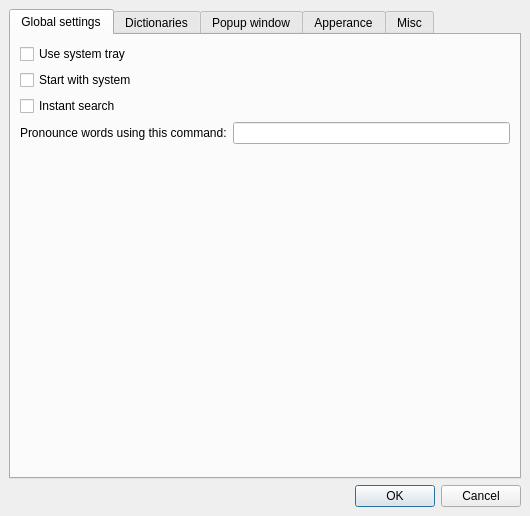
<?xml version="1.0" encoding="UTF-8"?>
<ui version="4.0">
 <class>QStarDict::SettingsDialog</class>
 <widget class="QDialog" name="QStarDict::SettingsDialog">
  <property name="geometry">
   <rect>
    <x>0</x>
    <y>0</y>
    <width>530</width>
    <height>516</height>
   </rect>
  </property>
  <property name="windowTitle">
   <string>QStarDict Settings</string>
  </property>
  <property name="toolTip">
   <string/>
  </property>
  <layout class="QGridLayout">
   <property name="leftMargin">
    <number>9</number>
   </property>
   <property name="topMargin">
    <number>9</number>
   </property>
   <property name="rightMargin">
    <number>9</number>
   </property>
   <property name="bottomMargin">
    <number>9</number>
   </property>
   <property name="spacing">
    <number>6</number>
   </property>
   <item row="1" column="0">
    <widget class="QDialogButtonBox" name="buttonBox">
     <property name="orientation">
      <enum>Qt::Horizontal</enum>
     </property>
     <property name="standardButtons">
      <set>QDialogButtonBox::Cancel|QDialogButtonBox::Ok</set>
     </property>
     <property name="centerButtons">
      <bool>false</bool>
     </property>
    </widget>
   </item>
   <item row="0" column="0">
    <widget class="QTabWidget" name="tabWidget">
     <property name="currentIndex">
      <number>0</number>
     </property>
     <widget class="QWidget" name="tabGlobalSettings">
      <attribute name="title">
       <string>Global settings</string>
      </attribute>
      <layout class="QVBoxLayout">
       <item>
        <widget class="QCheckBox" name="systemTrayBox">
         <property name="text">
          <string>Use system tray</string>
         </property>
        </widget>
       </item>
       <item>
        <widget class="QCheckBox" name="autostartBox">
         <property name="text">
          <string>Start with system</string>
         </property>
        </widget>
       </item>
       <item>
        <widget class="QCheckBox" name="instantSearchBox">
         <property name="text">
          <string>Instant search</string>
         </property>
        </widget>
       </item>
       <item>
        <layout class="QHBoxLayout">
         <property name="spacing">
          <number>6</number>
         </property>
         <property name="leftMargin">
          <number>0</number>
         </property>
         <property name="topMargin">
          <number>0</number>
         </property>
         <property name="rightMargin">
          <number>0</number>
         </property>
         <property name="bottomMargin">
          <number>0</number>
         </property>
         <item>
          <widget class="QLabel" name="label_7">
           <property name="text">
            <string>Pronounce words using this command:</string>
           </property>
          </widget>
         </item>
         <item>
          <widget class="QLineEdit" name="speechCmdEdit">
           <property name="toolTip">
            <string>Enter cmd for the speaching program.&lt;br&gt;If cmd contains &quot;%s&quot; it will be replaced to word, else word will be writen to stdin of speech process.</string>
           </property>
          </widget>
         </item>
        </layout>
       </item>
       <item>
        <spacer>
         <property name="orientation">
          <enum>Qt::Vertical</enum>
         </property>
         <property name="sizeHint" stdset="0">
          <size>
           <width>426</width>
           <height>318</height>
          </size>
         </property>
        </spacer>
       </item>
      </layout>
     </widget>
     <widget class="QWidget" name="tabDictionaries">
      <attribute name="title">
       <string>Dictionaries</string>
      </attribute>
      <layout class="QVBoxLayout">
       <item>
        <widget class="QGroupBox" name="groupBox_3">
         <property name="title">
          <string>Dictionaries</string>
         </property>
         <layout class="QVBoxLayout">
          <item>
           <widget class="QTableView" name="dictsTableView">
            <property name="editTriggers">
             <set>QAbstractItemView::NoEditTriggers</set>
            </property>
            <property name="selectionMode">
             <enum>QAbstractItemView::SingleSelection</enum>
            </property>
            <property name="selectionBehavior">
             <enum>QAbstractItemView::SelectRows</enum>
            </property>
            <property name="showGrid">
             <bool>false</bool>
            </property>
           </widget>
          </item>
          <item>
           <layout class="QHBoxLayout">
            <item>
             <widget class="QToolButton" name="dictsMoveUpButton">
              <property name="toolTip">
               <string>Move up</string>
              </property>
              <property name="text">
               <string>Up</string>
              </property>
              <property name="icon">
               <iconset resource="pixmaps/pixmaps.qrc">
                <normaloff>:/icons/arrow-up.png</normaloff>:/icons/arrow-up.png</iconset>
              </property>
             </widget>
            </item>
            <item>
             <widget class="QToolButton" name="dictsMoveDownButton">
              <property name="toolTip">
               <string>Move down</string>
              </property>
              <property name="text">
               <string>Down</string>
              </property>
              <property name="icon">
               <iconset resource="pixmaps/pixmaps.qrc">
                <normaloff>:/icons/arrow-down.png</normaloff>:/icons/arrow-down.png</iconset>
              </property>
             </widget>
            </item>
            <item>
             <widget class="QToolButton" name="dictsShowInfoButton">
              <property name="toolTip">
               <string>Show information about dictionary</string>
              </property>
              <property name="text">
               <string>Show info</string>
              </property>
              <property name="icon">
               <iconset resource="pixmaps/pixmaps.qrc">
                <normaloff>:/icons/dialog-information.png</normaloff>:/icons/dialog-information.png</iconset>
              </property>
             </widget>
            </item>
            <item>
             <spacer>
              <property name="orientation">
               <enum>Qt::Horizontal</enum>
              </property>
              <property name="sizeHint" stdset="0">
               <size>
                <width>40</width>
                <height>20</height>
               </size>
              </property>
             </spacer>
            </item>
           </layout>
          </item>
         </layout>
        </widget>
       </item>
       <item>
        <widget class="QGroupBox" name="groupBox_4">
         <property name="maximumSize">
          <size>
           <width>16777215</width>
           <height>196</height>
          </size>
         </property>
         <property name="title">
          <string>Plugins</string>
         </property>
         <property name="alignment">
          <set>Qt::AlignBottom|Qt::AlignLeading|Qt::AlignLeft</set>
         </property>
         <layout class="QVBoxLayout">
          <item>
           <widget class="QStarDict::PluginsView" name="pluginsTableView">
            <property name="editTriggers">
             <set>QAbstractItemView::NoEditTriggers</set>
            </property>
            <property name="showGrid">
             <bool>false</bool>
            </property>
           </widget>
          </item>
         </layout>
        </widget>
       </item>
      </layout>
     </widget>
     <widget class="QWidget" name="tabPopupWindow">
      <attribute name="title">
       <string>Popup window</string>
      </attribute>
      <layout class="QGridLayout">
       <property name="leftMargin">
        <number>9</number>
       </property>
       <property name="topMargin">
        <number>9</number>
       </property>
       <property name="rightMargin">
        <number>9</number>
       </property>
       <property name="bottomMargin">
        <number>9</number>
       </property>
       <property name="spacing">
        <number>6</number>
       </property>
       <item row="0" column="0">
        <widget class="QGroupBox" name="groupBox">
         <property name="title">
          <string>Behavior</string>
         </property>
         <layout class="QGridLayout">
          <property name="leftMargin">
           <number>9</number>
          </property>
          <property name="topMargin">
           <number>9</number>
          </property>
          <property name="rightMargin">
           <number>9</number>
          </property>
          <property name="bottomMargin">
           <number>9</number>
          </property>
          <property name="spacing">
           <number>6</number>
          </property>
          <item row="4" column="0" rowspan="2">
           <layout class="QVBoxLayout" name="verticalLayout">
            <item>
             <widget class="QCheckBox" name="shortcutPopupBox">
              <property name="enabled">
               <bool>true</bool>
              </property>
              <property name="text">
               <string>Show translation popup by shortcut</string>
              </property>
             </widget>
            </item>
            <item>
             <widget class="QLineEdit" name="shortcutPopupEdit">
              <property name="text">
               <string/>
              </property>
             </widget>
            </item>
           </layout>
          </item>
          <item row="8" column="0">
           <layout class="QVBoxLayout">
            <property name="spacing">
             <number>6</number>
            </property>
            <property name="leftMargin">
             <number>0</number>
            </property>
            <property name="topMargin">
             <number>0</number>
            </property>
            <property name="rightMargin">
             <number>0</number>
            </property>
            <property name="bottomMargin">
             <number>0</number>
            </property>
            <item>
             <widget class="QCheckBox" name="pronounceWordBox">
              <property name="text">
               <string>Pronounce the word</string>
              </property>
             </widget>
            </item>
           </layout>
          </item>
          <item row="7" column="0">
           <layout class="QHBoxLayout">
            <property name="spacing">
             <number>6</number>
            </property>
            <property name="leftMargin">
             <number>0</number>
            </property>
            <property name="topMargin">
             <number>0</number>
            </property>
            <property name="rightMargin">
             <number>0</number>
            </property>
            <property name="bottomMargin">
             <number>0</number>
            </property>
            <item>
             <widget class="QLabel" name="label_4">
              <property name="text">
               <string>Timeout before hide after mouse over</string>
              </property>
             </widget>
            </item>
            <item>
             <widget class="QDoubleSpinBox" name="timeoutBeforeHideSpin">
              <property name="specialValueText">
               <string>Don't hide</string>
              </property>
              <property name="suffix">
               <string> sec</string>
              </property>
              <property name="decimals">
               <number>1</number>
              </property>
              <property name="minimum">
               <double>0.000000000000000</double>
              </property>
              <property name="maximum">
               <double>10.000000000000000</double>
              </property>
              <property name="singleStep">
               <double>0.100000000000000</double>
              </property>
              <property name="value">
               <double>0.500000000000000</double>
              </property>
             </widget>
            </item>
           </layout>
          </item>
          <item row="6" column="0">
           <layout class="QHBoxLayout">
            <property name="spacing">
             <number>6</number>
            </property>
            <property name="leftMargin">
             <number>0</number>
            </property>
            <property name="topMargin">
             <number>0</number>
            </property>
            <property name="rightMargin">
             <number>0</number>
            </property>
            <property name="bottomMargin">
             <number>0</number>
            </property>
            <item>
             <widget class="QCheckBox" name="useScanModifierBox">
              <property name="enabled">
               <bool>true</bool>
              </property>
              <property name="text">
               <string>Show only if modifier pressed</string>
              </property>
             </widget>
            </item>
            <item>
             <widget class="QComboBox" name="modifierKeyBox">
              <property name="enabled">
               <bool>false</bool>
              </property>
              <item>
               <property name="text">
                <string>Alt</string>
               </property>
              </item>
              <item>
               <property name="text">
                <string>Control</string>
               </property>
              </item>
              <item>
               <property name="text">
                <string>Shift</string>
               </property>
              </item>
              <item>
               <property name="text">
                <string>Win</string>
               </property>
              </item>
             </widget>
            </item>
           </layout>
          </item>
          <item row="0" column="0">
           <widget class="QCheckBox" name="useScanBox">
            <property name="text">
             <string>Scan selection</string>
            </property>
            <property name="checked">
             <bool>true</bool>
            </property>
           </widget>
          </item>
          <item row="1" column="0">
           <widget class="QCheckBox" name="showIfNotFoundBox">
            <property name="text">
             <string>Show if word not found</string>
            </property>
           </widget>
          </item>
         </layout>
        </widget>
       </item>
       <item row="1" column="0">
        <widget class="QGroupBox" name="groupBox_2">
         <property name="title">
          <string>Apperance</string>
         </property>
         <layout class="QGridLayout">
          <property name="leftMargin">
           <number>9</number>
          </property>
          <property name="topMargin">
           <number>9</number>
          </property>
          <property name="rightMargin">
           <number>9</number>
          </property>
          <property name="bottomMargin">
           <number>9</number>
          </property>
          <property name="spacing">
           <number>6</number>
          </property>
          <item row="2" column="0">
           <layout class="QHBoxLayout">
            <property name="spacing">
             <number>6</number>
            </property>
            <property name="leftMargin">
             <number>0</number>
            </property>
            <property name="topMargin">
             <number>0</number>
            </property>
            <property name="rightMargin">
             <number>0</number>
            </property>
            <property name="bottomMargin">
             <number>0</number>
            </property>
            <item>
             <widget class="QLabel" name="label_3">
              <property name="text">
               <string>Opacity</string>
              </property>
             </widget>
            </item>
            <item>
             <widget class="QSpinBox" name="popupOpacitySpin">
              <property name="suffix">
               <string>%</string>
              </property>
              <property name="prefix">
               <string/>
              </property>
              <property name="minimum">
               <number>1</number>
              </property>
              <property name="maximum">
               <number>100</number>
              </property>
              <property name="value">
               <number>100</number>
              </property>
             </widget>
            </item>
           </layout>
          </item>
          <item row="0" column="0">
           <layout class="QHBoxLayout">
            <property name="spacing">
             <number>6</number>
            </property>
            <property name="leftMargin">
             <number>0</number>
            </property>
            <property name="topMargin">
             <number>0</number>
            </property>
            <property name="rightMargin">
             <number>0</number>
            </property>
            <property name="bottomMargin">
             <number>0</number>
            </property>
            <item>
             <widget class="QLabel" name="label_5">
              <property name="text">
               <string>Default width</string>
              </property>
             </widget>
            </item>
            <item>
             <widget class="QSpinBox" name="popupDefaultWidthSpin">
              <property name="minimum">
               <number>96</number>
              </property>
              <property name="maximum">
               <number>9999</number>
              </property>
              <property name="value">
               <number>320</number>
              </property>
             </widget>
            </item>
           </layout>
          </item>
          <item row="1" column="0">
           <layout class="QHBoxLayout">
            <property name="spacing">
             <number>6</number>
            </property>
            <property name="leftMargin">
             <number>0</number>
            </property>
            <property name="topMargin">
             <number>0</number>
            </property>
            <property name="rightMargin">
             <number>0</number>
            </property>
            <property name="bottomMargin">
             <number>0</number>
            </property>
            <item>
             <widget class="QLabel" name="label_6">
              <property name="text">
               <string>Default height</string>
              </property>
             </widget>
            </item>
            <item>
             <widget class="QSpinBox" name="popupDefaultHeightSpin">
              <property name="minimum">
               <number>96</number>
              </property>
              <property name="maximum">
               <number>9999</number>
              </property>
              <property name="value">
               <number>240</number>
              </property>
             </widget>
            </item>
           </layout>
          </item>
         </layout>
        </widget>
       </item>
       <item row="2" column="0">
        <spacer>
         <property name="orientation">
          <enum>Qt::Vertical</enum>
         </property>
         <property name="sizeHint" stdset="0">
          <size>
           <width>20</width>
           <height>101</height>
          </size>
         </property>
        </spacer>
       </item>
      </layout>
     </widget>
     <widget class="QWidget" name="tab">
      <attribute name="title">
       <string>Apperance</string>
      </attribute>
      <layout class="QGridLayout">
       <item row="0" column="0">
        <widget class="QStarDict::CSSEdit" name="apperanceCSSEdit" native="true"/>
       </item>
      </layout>
     </widget>
     <widget class="QWidget" name="tabMisc">
      <attribute name="title">
       <string>Misc</string>
      </attribute>
      <layout class="QVBoxLayout" name="verticalLayout_3">
       <item>
        <widget class="QGroupBox" name="groupBox_5">
         <property name="title">
          <string>Other Plugins</string>
         </property>
         <layout class="QVBoxLayout" name="verticalLayout_2">
          <item>
           <widget class="QStarDict::PluginsView" name="miscPluginsView">
            <property name="gridStyle">
             <enum>Qt::NoPen</enum>
            </property>
            <attribute name="horizontalHeaderVisible">
             <bool>false</bool>
            </attribute>
           </widget>
          </item>
         </layout>
        </widget>
       </item>
      </layout>
     </widget>
    </widget>
   </item>
  </layout>
 </widget>
 <customwidgets>
  <customwidget>
   <class>QStarDict::CSSEdit</class>
   <extends>QWidget</extends>
   <header>cssedit.h</header>
   <container>1</container>
  </customwidget>
  <customwidget>
   <class>QStarDict::PluginsView</class>
   <extends>QTableView</extends>
   <header>pluginsview.h</header>
  </customwidget>
 </customwidgets>
 <tabstops>
  <tabstop>instantSearchBox</tabstop>
  <tabstop>speechCmdEdit</tabstop>
  <tabstop>buttonBox</tabstop>
  <tabstop>tabWidget</tabstop>
  <tabstop>dictsTableView</tabstop>
  <tabstop>dictsMoveUpButton</tabstop>
  <tabstop>dictsMoveDownButton</tabstop>
  <tabstop>dictsShowInfoButton</tabstop>
  <tabstop>pluginsTableView</tabstop>
  <tabstop>useScanBox</tabstop>
  <tabstop>showIfNotFoundBox</tabstop>
  <tabstop>useScanModifierBox</tabstop>
  <tabstop>modifierKeyBox</tabstop>
  <tabstop>timeoutBeforeHideSpin</tabstop>
  <tabstop>pronounceWordBox</tabstop>
  <tabstop>popupDefaultWidthSpin</tabstop>
  <tabstop>popupDefaultHeightSpin</tabstop>
  <tabstop>popupOpacitySpin</tabstop>
 </tabstops>
 <resources>
  <include location="pixmaps/pixmaps.qrc"/>
 </resources>
 <connections>
  <connection>
   <sender>buttonBox</sender>
   <signal>accepted()</signal>
   <receiver>QStarDict::SettingsDialog</receiver>
   <slot>accept()</slot>
   <hints>
    <hint type="sourcelabel">
     <x>339</x>
     <y>488</y>
    </hint>
    <hint type="destinationlabel">
     <x>410</x>
     <y>299</y>
    </hint>
   </hints>
  </connection>
  <connection>
   <sender>buttonBox</sender>
   <signal>rejected()</signal>
   <receiver>QStarDict::SettingsDialog</receiver>
   <slot>reject()</slot>
   <hints>
    <hint type="sourcelabel">
     <x>415</x>
     <y>488</y>
    </hint>
    <hint type="destinationlabel">
     <x>410</x>
     <y>299</y>
    </hint>
   </hints>
  </connection>
  <connection>
   <sender>useScanModifierBox</sender>
   <signal>toggled(bool)</signal>
   <receiver>modifierKeyBox</receiver>
   <slot>setEnabled(bool)</slot>
   <hints>
    <hint type="sourcelabel">
     <x>188</x>
     <y>216</y>
    </hint>
    <hint type="destinationlabel">
     <x>433</x>
     <y>217</y>
    </hint>
   </hints>
  </connection>
  <connection>
   <sender>shortcutPopupBox</sender>
   <signal>toggled(bool)</signal>
   <receiver>shortcutPopupEdit</receiver>
   <slot>setEnabled(bool)</slot>
   <hints>
    <hint type="sourcelabel">
     <x>125</x>
     <y>145</y>
    </hint>
    <hint type="destinationlabel">
     <x>135</x>
     <y>175</y>
    </hint>
   </hints>
  </connection>
 </connections>
</ui>
